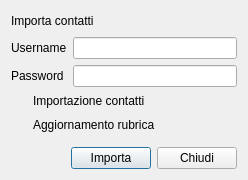
<?xml version="1.0" encoding="UTF-8"?>
<ui version="4.0">
 <class>importGmailDialog</class>
 <widget class="QDialog" name="importGmailDialog">
  <property name="geometry">
   <rect>
    <x>0</x>
    <y>0</y>
    <width>248</width>
    <height>180</height>
   </rect>
  </property>
  <property name="windowTitle">
   <string>Importazione contatti</string>
  </property>
  <layout class="QVBoxLayout" name="verticalLayout">
   <item>
    <layout class="QHBoxLayout" name="horizontalLayout">
     <item>
      <widget class="QLabel" name="label_3">
       <property name="sizePolicy">
        <sizepolicy hsizetype="Minimum" vsizetype="Preferred">
         <horstretch>0</horstretch>
         <verstretch>0</verstretch>
        </sizepolicy>
       </property>
       <property name="text">
        <string>Importa contatti</string>
       </property>
      </widget>
     </item>
     <item>
      <widget class="QLabel" name="label_4">
       <property name="text">
        <string/>
       </property>
       <property name="pixmap">
        <pixmap resource="resources.qrc">:/resource/gmail_logo.gif</pixmap>
       </property>
      </widget>
     </item>
     <item>
      <spacer name="horizontalSpacer">
       <property name="orientation">
        <enum>Qt::Horizontal</enum>
       </property>
       <property name="sizeHint" stdset="0">
        <size>
         <width>40</width>
         <height>20</height>
        </size>
       </property>
      </spacer>
     </item>
    </layout>
   </item>
   <item>
    <layout class="QGridLayout" name="gridLayout">
     <item row="0" column="1">
      <widget class="QLineEdit" name="user"/>
     </item>
     <item row="1" column="1">
      <widget class="QLineEdit" name="password">
       <property name="echoMode">
        <enum>QLineEdit::Password</enum>
       </property>
      </widget>
     </item>
     <item row="0" column="0">
      <widget class="QLabel" name="label">
       <property name="text">
        <string>Username</string>
       </property>
      </widget>
     </item>
     <item row="1" column="0">
      <widget class="QLabel" name="label_2">
       <property name="text">
        <string>Password</string>
       </property>
      </widget>
     </item>
    </layout>
   </item>
   <item>
    <layout class="QGridLayout" name="gridLayout_2">
     <item row="0" column="1">
      <widget class="QLabel" name="label_5">
       <property name="text">
        <string>Importazione contatti</string>
       </property>
      </widget>
     </item>
     <item row="1" column="1">
      <widget class="QLabel" name="label_6">
       <property name="text">
        <string>Aggiornamento rubrica</string>
       </property>
      </widget>
     </item>
     <item row="0" column="0">
      <widget class="QLabel" name="labelImport">
       <property name="sizePolicy">
        <sizepolicy hsizetype="Minimum" vsizetype="Preferred">
         <horstretch>0</horstretch>
         <verstretch>0</verstretch>
        </sizepolicy>
       </property>
       <property name="minimumSize">
        <size>
         <width>16</width>
         <height>16</height>
        </size>
       </property>
       <property name="text">
        <string/>
       </property>
      </widget>
     </item>
     <item row="1" column="0">
      <widget class="QLabel" name="labelUpdateBook">
       <property name="sizePolicy">
        <sizepolicy hsizetype="Minimum" vsizetype="Preferred">
         <horstretch>0</horstretch>
         <verstretch>0</verstretch>
        </sizepolicy>
       </property>
       <property name="minimumSize">
        <size>
         <width>16</width>
         <height>16</height>
        </size>
       </property>
       <property name="text">
        <string/>
       </property>
      </widget>
     </item>
     <item row="0" column="2">
      <widget class="QLabel" name="labelCount">
       <property name="text">
        <string/>
       </property>
       <property name="alignment">
        <set>Qt::AlignRight|Qt::AlignTrailing|Qt::AlignVCenter</set>
       </property>
      </widget>
     </item>
     <item row="1" column="2">
      <spacer name="horizontalSpacer_3">
       <property name="orientation">
        <enum>Qt::Horizontal</enum>
       </property>
       <property name="sizeHint" stdset="0">
        <size>
         <width>40</width>
         <height>20</height>
        </size>
       </property>
      </spacer>
     </item>
    </layout>
   </item>
   <item>
    <spacer name="verticalSpacer">
     <property name="orientation">
      <enum>Qt::Vertical</enum>
     </property>
     <property name="sizeHint" stdset="0">
      <size>
       <width>20</width>
       <height>40</height>
      </size>
     </property>
    </spacer>
   </item>
   <item>
    <layout class="QHBoxLayout" name="horizontalLayout_2">
     <item>
      <spacer name="horizontalSpacer_2">
       <property name="orientation">
        <enum>Qt::Horizontal</enum>
       </property>
       <property name="sizeHint" stdset="0">
        <size>
         <width>40</width>
         <height>20</height>
        </size>
       </property>
      </spacer>
     </item>
     <item>
      <widget class="QPushButton" name="importButton">
       <property name="text">
        <string>Importa</string>
       </property>
      </widget>
     </item>
     <item>
      <widget class="QPushButton" name="pushButton">
       <property name="text">
        <string>Chiudi</string>
       </property>
      </widget>
     </item>
    </layout>
   </item>
  </layout>
 </widget>
 <resources>
  <include location="resources.qrc"/>
 </resources>
 <connections/>
</ui>
